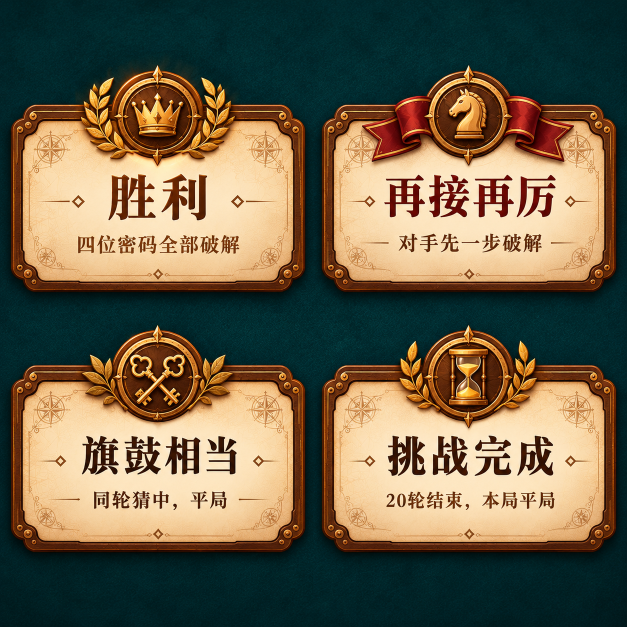
#> input picture docs/design/feedback-v1/12-end-feedback.png, 1254 x 1254 px (shown at 1/2 size)
$ python repair-result-feedback.py
#> lines starting #> are read from the running program, lines starting #| are printed output that depends on the picture; after the words box and inside, x2 and y2 are one past the last pixel; in counts of white or black regions, pixels touching at a corner belong together
"""Targeted source recuts and documented same-art texture repairs."""
from pathlib import Path
from PIL import Image,ImageDraw,ImageFilter,ImageStat,ImageChops
import json,re,imagequant
R=Path(__file__).resolve().parents[1];D=R/'docs/design/result-feedback-fix';O=R/'assets/resources/art/feedback'
plan={'victory-title':{'source':'12-end-feedback.png','rect':[22,130,612,584],'role':'complete crown and victory panel; native reason'},'result-paper':{'source':'06-defeat-result.png','rect':[48,451,888,1288],'role':'complete recap with original row frames; native counts/cards; top rail reconstructed from own bottom rail'},'own':{'source':'01-own-feedback.png','rect':[542,30,1002,484],'role':'lock panel with cleared title, score and footer'},'own-gold':{'source':'01-own-feedback.png','rect':[1026,509,1501,970],'role':'gold lock panel; native title, score and footer'}}
(D/'manifest.json').write_text(json.dumps({'coordinates':'LTRB source pixels; curved masks supersampled 4x; patches use same-art paper samples, not lossless extraction','assets':plan,'opponent':'Use baked portrait rim only. Insert circular live face at source-relative (117,139), not an extra rim.','layout':'Own title -52, score 50, footer 158 in 430px panel. Result labels align to original recap rows.'},indent=2)+'\n')
def patch(im,box,sample):
 a=Image.new('L',(box[2]-box[0],box[3]-box[1]),0);ImageDraw.Draw(a).rectangle((5,5,a.width-6,a.height-6),fill=255);a=a.filter(ImageFilter.GaussianBlur(3));p=sample.resize(a.size,Image.Resampling.BICUBIC);target=ImageStat.Stat(im.crop((box[0],box[1],box[0]+8,box[1]+8))).mean;mean=ImageStat.Stat(p).mean
 for channel in range(3):
  band=p.getchannel(channel).point(lambda v,c=channel:max(0,min(255,round(v+target[c]-mean[c]))))
  bands=list(p.split());bands[channel]=band;p=Image.merge('RGBA',bands)
 im.paste(p,box[:2],a)
def mask(im,points):
 m=Image.new('L',(im.width*4,im.height*4));d=ImageDraw.Draw(m);pts=[]
 for i,(x,y) in enumerate(points):
  prev=points[i-1];nxt=points[(i+1)%len(points)];a=(x+(prev[0]-x)*.12,y+(prev[1]-y)*.12);b=(x+(nxt[0]-x)*.12,y+(nxt[1]-y)*.12)
  for j in range(9):
   t=j/8;pts.append((4*((1-t)**2*a[0]+2*(1-t)*t*x+t*t*b[0]),4*((1-t)**2*a[1]+2*(1-t)*t*y+t*t*b[1])))
 d.polygon(pts,fill=255);im.putalpha(m.resize(im.size,Image.Resampling.LANCZOS))
for key,item in plan.items():
 src=Image.open(R/'docs/design/feedback-v1'/item['source']).convert('RGBA');im=src.crop(item['rect']);w,h=im.size
#> after `w, h = im.size`: w = 590; h = 454
 if key=='victory-title':
  patch(im,(116,331,479,387),im.crop((78,303,114,355)))
#> in patch, `a = Image.new('L', (box[2] - box[0], box[3] - box[1]), 0)`: a: PIL image 363x56 L; every value is 0
#> in patch, `ImageDraw.Draw(a).rectangle((5, 5, a.width - 6, a.height - 6), fill=25`:
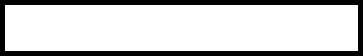
#> a: PIL image 363x56 L; 79.9% white; 1 black region, box (x1, y1, x2, y2) and area: (0, 0, 363, 56) 4090
#> in patch, `p = sample.resize(a.size, Image.Resampling.BICUBIC)`:
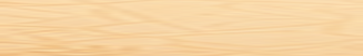
#> p: PIL image 363x56 RGBA; mean R, G, B, A 247, 212, 162.6, 255
#> in patch, `target = ImageStat.Stat(im.crop((box[0], box[1], box[0] + 8, box[1] + `: target = [247.9, 214.9, 167.5, 255]
#> in patch, `mean = ImageStat.Stat(p).mean`: mean = [247, 212, 162.6, 255]
#> the loop in patch, `for channel in range(3):` made 3 passes
#> pass 1, in patch, `band=p.getchannel(channel).point(lambda v,c=channel:max(0,min(255,roun..`:
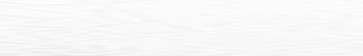
#> band: PIL image 363x56 L; min 233, max 254, mean 248
#> pass 2, in patch, `band=p.getchannel(channel).point(lambda v,c=channel:max(0,min(255,roun..`:
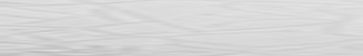
#> band: PIL image 363x56 L; min 185, max 227, mean 215
#> in patch, `im.paste(p,box[:2],a)`:
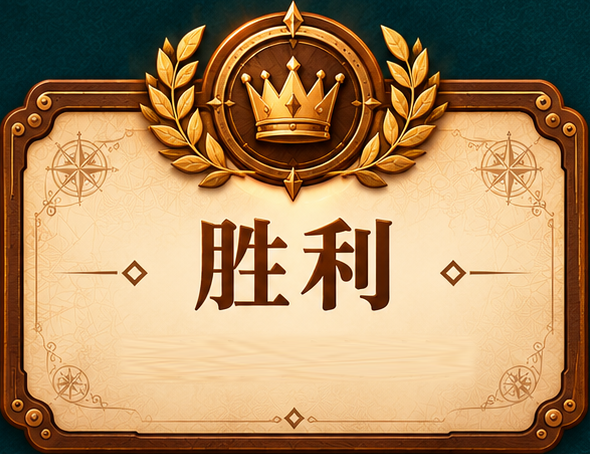
#> im: PIL image 590x454 RGBA; mean R, G, B, A 168.9, 135.2, 94.5, 255
  mask(im,[(0,132),(15,112),(27,109),(34,87),(52,80),(148,80),(157,45),(172,71),(187,31),(197,55),(218,26),(258,10),(284,10),(293,0),(301,13),(338,24),(364,37),(379,69),(403,31),(414,60),(428,73),(441,80),(539,80),(558,90),(562,109),(581,120),(588,140),(588,403),(575,424),(561,430),(552,448),(35,448),(22,433),(7,422),(0,403)])
#> in mask, `m = Image.new('L', (im.width * 4, im.height * 4))`: m: PIL image 2360x1816 L; every value is 0
#> the loop in mask, `for i,(x,y) in enumerate(points):` made 35 passes
#> (x, y, prev, nxt, a, b) on passes 1 to 11: (0, 132, (0, 403), (15, 112), (0, 164.5), (1.8, 129.6)), (15, 112, (0, 132), (27, 109), (13.2, 114.4), (16.44, 111.6)), (27, 109, (15, 112), (34, 87), (25.56, 109.4), (27.84, 106.4)), (34, 87, (27, 109), (52, 80), (33.16, 89.64), (36.16, 86.16)), (52, 80, (34, 87), (148, 80), (49.84, 80.84), (63.52, 80)), (148, 80, (52, 80), (157, 45), (136.5, 80), (149.1, 75.8)), (157, 45, (148, 80), (172, 71), (155.9, 49.2), (158.8, 48.12)), (172, 71, (157, 45), (187, 31), (170.2, 67.88), (173.8, 66.2)), (187, 31, (172, 71), (197, 55), (185.2, 35.8), (188.2, 33.88)), (197, 55, (187, 31), (218, 26), (195.8, 52.12), (199.5, 51.52)), (218, 26, (197, 55), (258, 10), (215.5, 29.48), (222.8, 24.08))
#> after the loop in mask, `for i,(x,y) in enumerate(points):`: pts = 315 pairs, first value 0 to 2352, second value 2.75 to 1792
#> in mask, `im.putalpha(m.resize(im.size, Image.Resampling.LANCZOS))`:
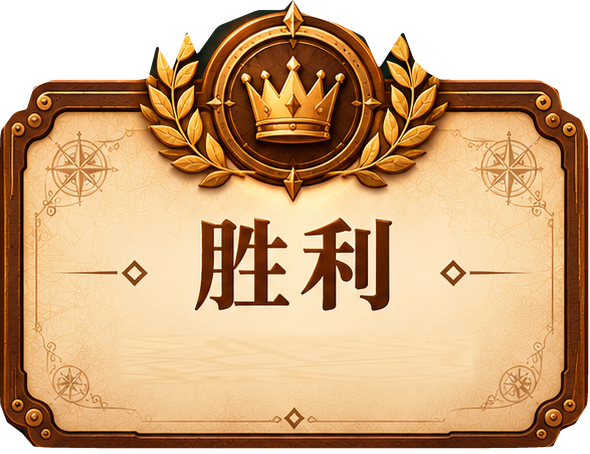
#> im: PIL image 590x454 RGBA; mean R, G, B, A 168.9, 135.2, 94.5, 214.9; transparent parts drawn white
#> in mask, `im.putalpha(m.resize(im.size, Image.Resampling.LANCZOS))`:
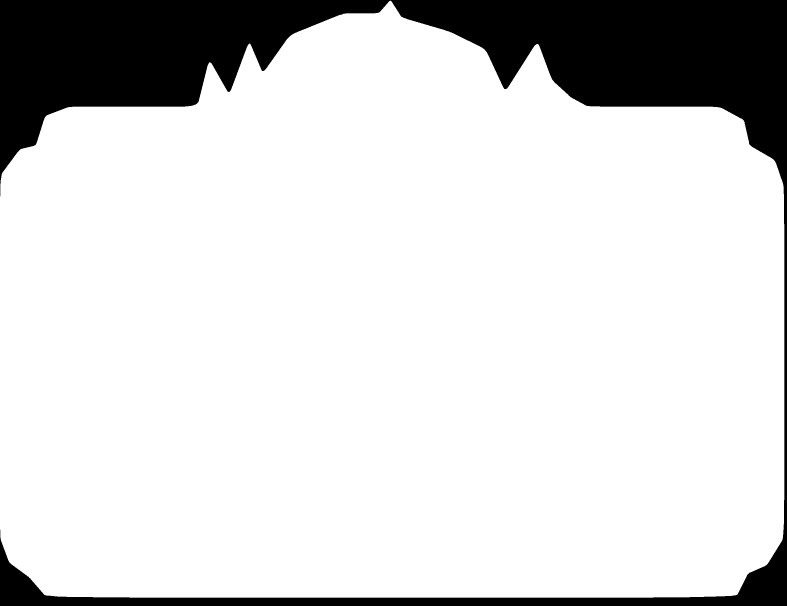
#> m: PIL image 2360x1816 L (shown at 1/3 size); 84.3% white; 1 black region, box (x1, y1, x2, y2) and area: (0, 0, 2360, 1816) 674715
 elif key=='result-paper':
  # Restore the obscured top rail, retaining the original heading and all four row frames.
  im.paste(im.crop((0,h-40,w,h)).transpose(Image.Transpose.FLIP_TOP_BOTTOM),(0,0))
  clean=Image.open(D/'paper-master.png').convert('RGBA').crop((120,240,700,360))
  for box in [(101,170,747,235),(101,263,747,327),(298,368,755,506),(298,535,755,672),(230,700,630,813)]:patch(im,box,clean)
  # Clear baked left row labels too, then render consistent native typography.
  for box in [(100,405,292,470),(100,572,292,638)]:patch(im,box,clean)
  mask(im,[(2,39),(15,29),(20,10),(40,1),(799,1),(821,13),(825,30),(839,39),(839,795),(825,814),(811,835),(27,835),(12,819),(1,798)])
 else:
  # Crop-relative clear zones retain ornamental borders, lock and score inset.
  clean=Image.open(D/'paper-master.png').convert('RGBA').crop((120,240,700,360))
  boxes=[(76,132,389,203),(92,223,393,343),(60,360,422,425)] if key=='own' else [(64,120,427,209),(106,229,407,349),(74,366,436,431)]
  for box in boxes:patch(im,box,clean)
  mask(im,[(3,87),(17,72),(27,59),(143,59),(157,44),(166,37),(176,42),(183,21),(204,10),(218,8),(226,0),(234,11),(257,20),(274,37),(281,48),(300,39),(314,59),(431,59),(447,73),(458,88),(458,421),(447,440),(429,451),(30,451),(13,439),(2,423)] if key=='own' else [(3,94),(17,77),(30,65),(155,65),(171,44),(190,30),(213,14),(228,6),(241,17),(267,27),(290,51),(315,65),(448,65),(465,81),(473,98),(473,430),(460,450),(440,459),(32,459),(13,446),(2,430)])
#> (the run stopped early here; a loop or call above may not have finished)

$ run again, with docs/design/feedback-v1/04-timeout-states.png copied over docs/design/feedback-v1/12-end-feedback.png
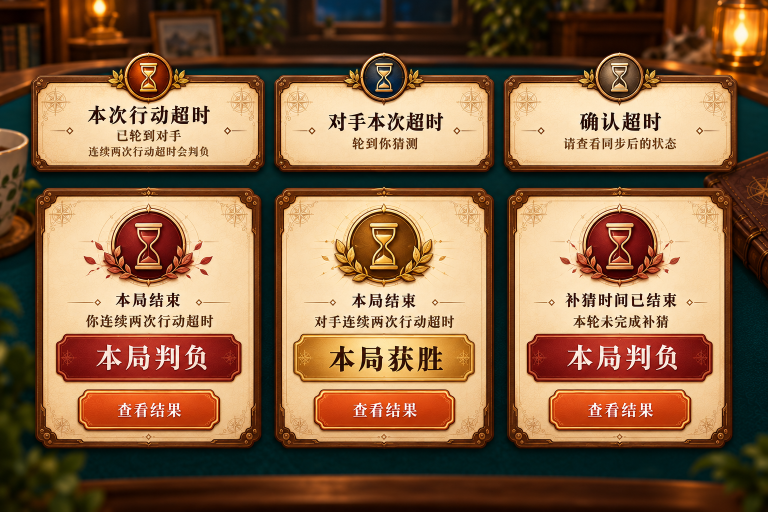
#> input picture docs/design/feedback-v1/04-timeout-states.png, 1536 x 1024 px (shown at 1/2 size)
#> target = [248.4, 216.8, 170.5, 255]
#> mean = [242.5, 204.8, 154.2, 255]
#> the loop in patch, `for channel in range(3):` made 3 passes
#> pass 1, in patch, `band=p.getchannel(channel).point(lambda v,c=channel:max(0,min(255,roun..`:
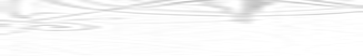
#> band: PIL image 363x56 L; min 193, max 255, mean 248.3
#> the loop in mask, `for i,(x,y) in enumerate(points):` made 35 passes
#> (x, y, prev, nxt, a, b) on passes 1 to 7: (0, 132, (0, 403), (15, 112), (0, 164.5), (1.8, 129.6)), (15, 112, (0, 132), (27, 109), (13.2, 114.4), (16.44, 111.6)), (27, 109, (15, 112), (34, 87), (25.56, 109.4), (27.84, 106.4)), (34, 87, (27, 109), (52, 80), (33.16, 89.64), (36.16, 86.16)), (52, 80, (34, 87), (148, 80), (49.84, 80.84), (63.52, 80)), (148, 80, (52, 80), (157, 45), (136.5, 80), (149.1, 75.8)), (157, 45, (148, 80), (172, 71), (155.9, 49.2), (158.8, 48.12))
#> after the loop in mask, `for i,(x,y) in enumerate(points):`: pts = 315 pairs, first value 0 to 2352, second value 2.75 to 1792
#> in mask, `im.putalpha(m.resize(im.size, Image.Resampling.LANCZOS))`:
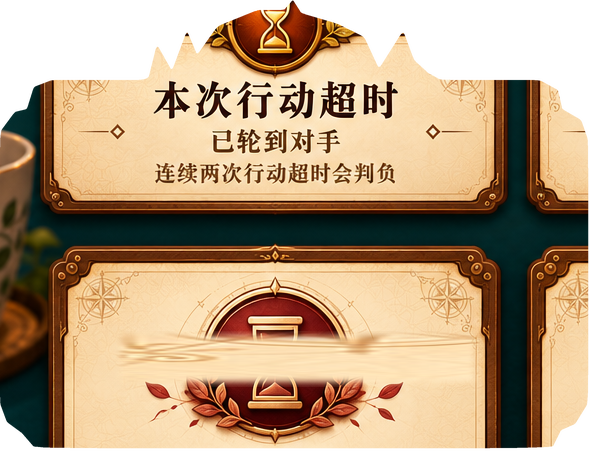
#> im: PIL image 590x454 RGBA; mean R, G, B, A 165.7, 134.8, 99.3, 214.9; transparent parts drawn white

$ run again, with docs/design/feedback-v1/05-cancelled-states.png copied over docs/design/feedback-v1/12-end-feedback.png
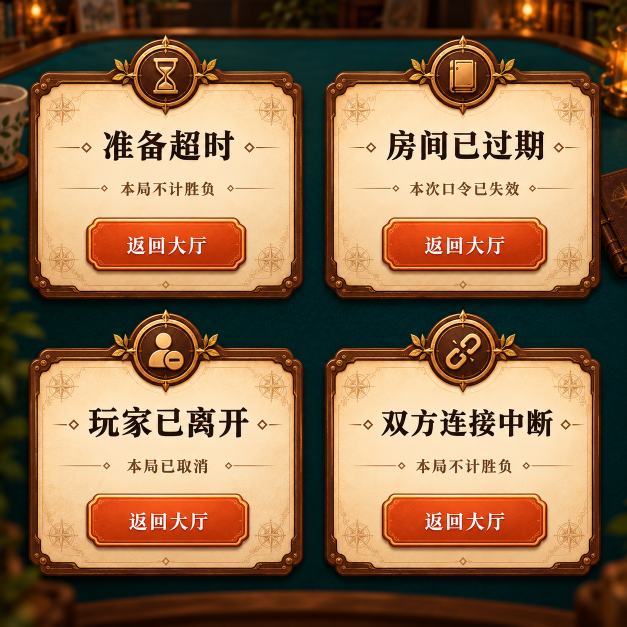
#> input picture docs/design/feedback-v1/05-cancelled-states.png, 1254 x 1254 px (shown at 1/2 size)
#> target = [242.8, 200.1, 145.4, 255]
#> mean = [243.9, 200.1, 145.1, 255]
#> the loop in patch, `for channel in range(3):` made 3 passes
#> pass 1, in patch, `band=p.getchannel(channel).point(lambda v,c=channel:max(0,min(255,roun..`:
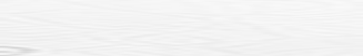
#> band: PIL image 363x56 L; min 215, max 249, mean 242.9
#> the loop in mask, `for i,(x,y) in enumerate(points):` made 35 passes
#> (x, y, prev, nxt, a, b) on passes 1 to 7: (0, 132, (0, 403), (15, 112), (0, 164.5), (1.8, 129.6)), (15, 112, (0, 132), (27, 109), (13.2, 114.4), (16.44, 111.6)), (27, 109, (15, 112), (34, 87), (25.56, 109.4), (27.84, 106.4)), (34, 87, (27, 109), (52, 80), (33.16, 89.64), (36.16, 86.16)), (52, 80, (34, 87), (148, 80), (49.84, 80.84), (63.52, 80)), (148, 80, (52, 80), (157, 45), (136.5, 80), (149.1, 75.8)), (157, 45, (148, 80), (172, 71), (155.9, 49.2), (158.8, 48.12))
#> after the loop in mask, `for i,(x,y) in enumerate(points):`: pts = 315 pairs, first value 0 to 2352, second value 2.75 to 1792
#> in mask, `im.putalpha(m.resize(im.size, Image.Resampling.LANCZOS))`:
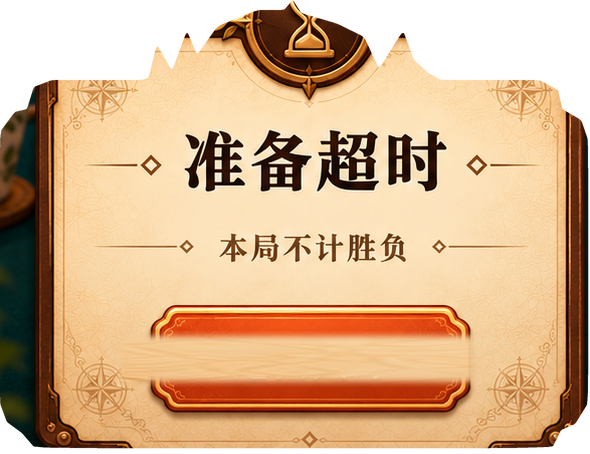
#> im: PIL image 590x454 RGBA; mean R, G, B, A 192.6, 151.9, 109.5, 214.9; transparent parts drawn white

$ run again, with docs/design/feedback-v1/08-notifications.png copied over docs/design/feedback-v1/12-end-feedback.png
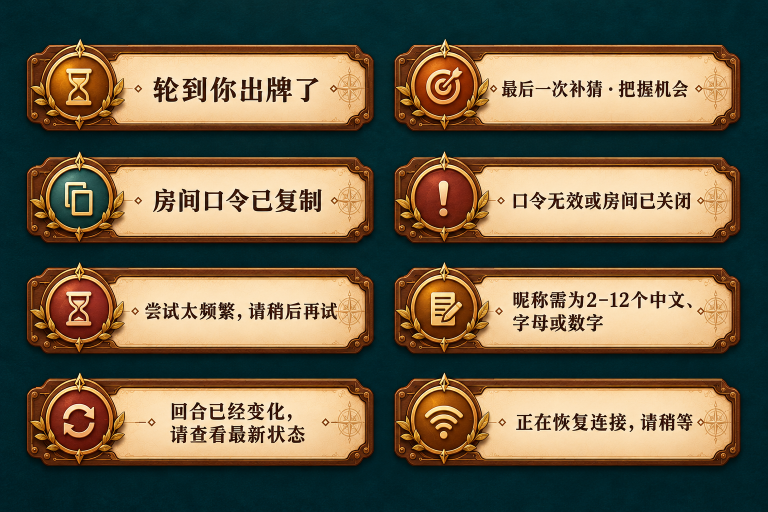
#> input picture docs/design/feedback-v1/08-notifications.png, 1536 x 1024 px (shown at 1/2 size)
#> target = [75.22, 34.92, 8.05, 255]
#> mean = [94.84, 56.66, 20.51, 255]
#> the loop in mask, `for i,(x,y) in enumerate(points):` made 35 passes
#> (x, y, prev, nxt, a, b) on passes 1 to 7: (0, 132, (0, 403), (15, 112), (0, 164.5), (1.8, 129.6)), (15, 112, (0, 132), (27, 109), (13.2, 114.4), (16.44, 111.6)), (27, 109, (15, 112), (34, 87), (25.56, 109.4), (27.84, 106.4)), (34, 87, (27, 109), (52, 80), (33.16, 89.64), (36.16, 86.16)), (52, 80, (34, 87), (148, 80), (49.84, 80.84), (63.52, 80)), (148, 80, (52, 80), (157, 45), (136.5, 80), (149.1, 75.8)), (157, 45, (148, 80), (172, 71), (155.9, 49.2), (158.8, 48.12))
#> after the loop in mask, `for i,(x,y) in enumerate(points):`: pts = 315 pairs, first value 0 to 2352, second value 2.75 to 1792
#> in mask, `im.putalpha(m.resize(im.size, Image.Resampling.LANCZOS))`:
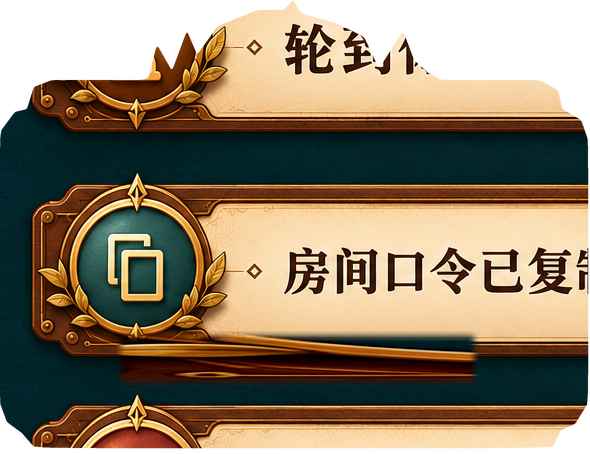
#> im: PIL image 590x454 RGBA; mean R, G, B, A 129.9, 108.8, 79.3, 214.9; transparent parts drawn white
